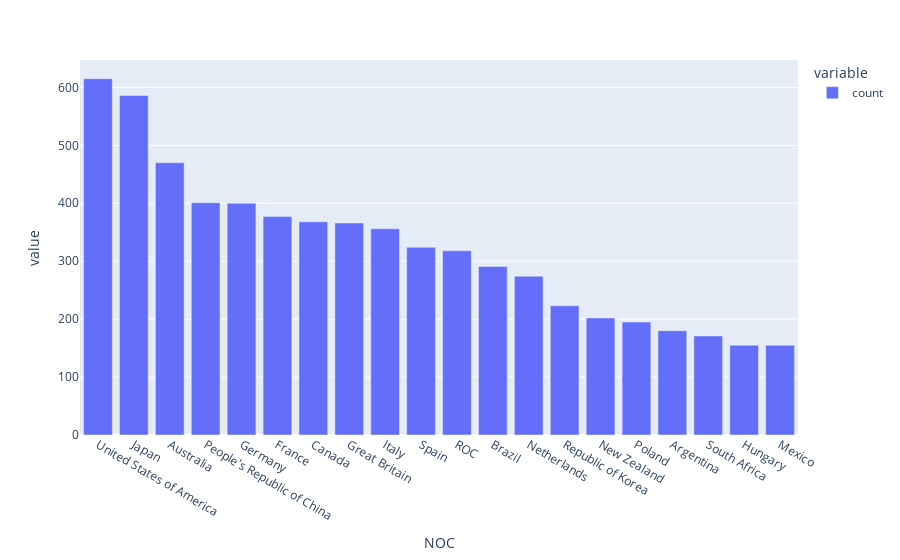

Notebook code cell kept with this figure:
### Code cell
px.bar(x[:20])

### Figure 1 — Plotly figure (JSON) as saved in the notebook; plotly's stock layout.template omitted (floating-point values rounded to 4 significant figures)
{"data": [{"alignmentgroup": "True", "hovertemplate": "variable=count<br>NOC=%{x}<br>value=%{y}<extra></extra>", "legendgroup": "count", "marker": {"color": "#636efa", "pattern": {"shape": ""}}, "name": "count", "offsetgroup": "count", "orientation": "v", "showlegend": true, "textposition": "auto", "type": "bar", "x": ["United States of America", "Japan", "Australia", "People's Republic of China", "Germany", "France", "Canada", "Great Britain", "Italy", "Spain", "ROC", "Brazil", "Netherlands", "Republic of Korea", "New Zealand", "Poland", "Argentina", "South Africa", "Hungary", "Mexico"], "xaxis": "x", "y": [615, 586, 470, 401, 400, 377, 368, 366, 356, 324, 318, 291, 274, 223, 202, 195, 180, 171, 155, 155], "yaxis": "y"}], "layout": {"barmode": "relative", "legend": {"title": {"text": "variable"}, "tracegroupgap": 0}, "margin": {"t": 60}, "xaxis": {"anchor": "y", "domain": [0, 1], "title": {"text": "NOC"}}, "yaxis": {"anchor": "x", "domain": [0, 1], "title": {"text": "value"}}}}
